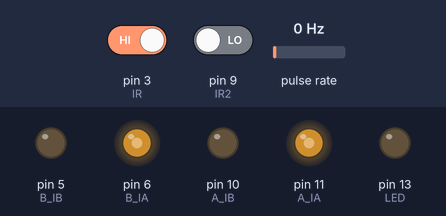
A sketch run on a simulated Arduino Uno, built with avr-gcc and run on an emulated ATmega328P. Shown: output pins drawn as LEDs (lit = HIGH). Wiring (inferred from the names in the program): pulse sensor: data pin 2. Inputs (shaded band) come from the test bench; at power-on: pin 3 (IR) HIGH, pin 9 (IR2) LOW, pulse rate 0 Hz. What the sketch prints to the serial monitor is not drawn.

Above: at 1.2 s.
1.3 s: pin 3 (IR) driven LOW and pin 9 (IR2) driven HIGH
Timing chart, 0 to 4.3 s (numbered marks = the images above; inputs shaded):
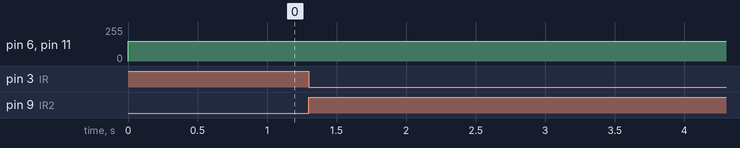

Measured:
- after the input at 1.3 s, every drawn part: stays the same

The sketch:

rccar_turnright.ino
```cpp
int encoder_pin = 2; // 엔코더 핀 정의
int counter = 0; // 엔코더 카운터 변수 초기화
int A_IA = 11; // 모터 A의 IA 핀 정의
int A_IB = 10; // 모터 A의 IB 핀 정의
int B_IA = 6; // 모터 B의 IA 핀 정의
int B_IB = 5; // 모터 B의 IB 핀 정의
int IR = 3; // 적외선 센서 핀 정의
int IR2 = 9; // 두 번째 적외선 센서 핀 정의
int LED = 13; // LED 핀 정의

int IRsensor; // 적외선 센서 값 저장 변수
int IR2sensor; // 두 번째 적외선 센서 값 저장 변수

void setup() {
  Serial.begin(9600); // 시리얼 통신을 9600 baud로 시작
  pinMode(encoder_pin, INPUT); // 엔코더 핀을 입력 모드로 설정
  pinMode(A_IA, OUTPUT); // 모터 A의 IA 핀을 출력 모드로 설정
  pinMode(A_IB, OUTPUT); // 모터 A의 IB 핀을 출력 모드로 설정
  pinMode(B_IA, OUTPUT); // 모터 B의 IA 핀을 출력 모드로 설정
  pinMode(B_IB, OUTPUT); // 모터 B의 IB 핀을 출력 모드로 설정
  pinMode(IR, INPUT); // 적외선 센서 핀을 입력 모드로 설정
  pinMode(IR2, INPUT); // 두 번째 적외선 센서 핀을 입력 모드로 설정
  pinMode(LED, OUTPUT); // LED 핀을 출력 모드로 설정
  attachInterrupt(digitalPinToInterrupt(encoder_pin), count_encoder, RISING); // 엔코더 인터럽트 설정
}

void loop() {
  IRsensor = digitalRead(IR); // 적외선 센서 값 읽기
  IR2sensor = digitalRead(IR2); // 두 번째 적외선 센서 값 읽기
  Serial.println(IRsensor); // 적외선 센서 값 출력
  Serial.println(IR2sensor); // 두 번째 적외선 센서 값 출력
  forward(); // 전진 함수 호출
  Serial.print("Counter: "); // "Counter: " 출력
  Serial.println(counter); // 카운터 값 출력
  delay(100); // 100ms 대기
  turning(); // 회전 함수 호출
}

void count_encoder() {
  counter++; // 카운터 증가
}

void turning() {
  if (IRsensor == LOW && IR2sensor == HIGH) {
    Serial.println("turn right"); // 우회전 메시지 출력
  } else if (IRsensor == HIGH && IR2sensor == LOW) {
    Serial.println("turn left"); // 좌회전 메시지 출력
  }
  delay(500); // 500ms 대기
}

void forward() {
  analogWrite(A_IA, 150); // 모터 A 전진
  analogWrite(A_IB, 0); // 모터 A 전진
  analogWrite(B_IA, 150); // 모터 B 전진
  analogWrite(B_IB, 0); // 모터 B 전진
}

void backward() {
  analogWrite(A_IA, 0); // 모터 A 후진
  analogWrite(A_IB, 150); // 모터 A 후진
  analogWrite(B_IA, 0); // 모터 B 후진
  analogWrite(B_IB, 150); // 모터 B 후진
}

void turnleft() {
  analogWrite(A_IA, 150); // 모터 A 좌회전
  analogWrite(A_IB, 0); // 모터 A 좌회전
  analogWrite(B_IA, 0); // 모터 B 좌회전
  analogWrite(B_IB, 150); // 모터 B 좌회전
}

void turnright() {
  analogWrite(A_IA, 150); // 모터 A 우회전
  analogWrite(A_IB, 0); // 모터 A 우회전
  analogWrite(B_IA, 0); // 모터 B 우회전
  analogWrite(B_IB, 0); // 모터 B 우회전
}

void stop() {
  analogWrite(A_IA, 0); // 모터 A 정지
  analogWrite(A_IB, 0); // 모터 A 정지
  analogWrite(B_IA, 0); // 모터 B 정지
  analogWrite(B_IB, 0); // 모터 B 정지
}
```
